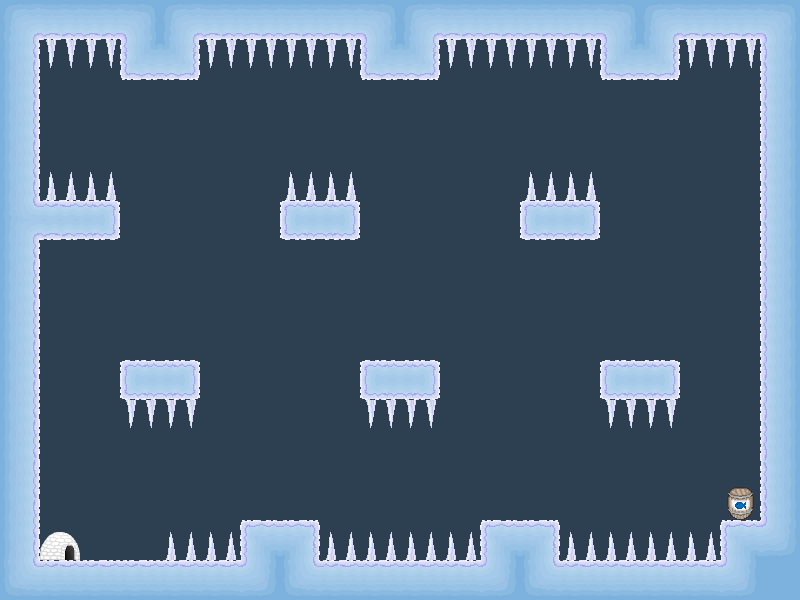

This is a level from a 2D game, rendered from its Tiled map with the project's own tilesets. A one-line summary and the map file follow, with tile-layer data summarised:
An orthogonal 20x15 tile map with 40x40 px tiles, 1 tile layer (textures), 1 hidden layer not drawn, 3 tilesets and 15 objects (13x spikes, mainPlayer, me.LevelEntity).

<map version="1.0" orientation="orthogonal" width="20" height="15" tilewidth="40" tileheight="40" backgroundcolor="#2c4052">
 <tileset firstgid="1" name="solid" tilewidth="40" tileheight="40">
  <image source="tilesets/solid.png" width="40" height="40" />
  <tile id="0">
   <properties>
    <property name="type" value="solid" />
   </properties>
  </tile>
 </tileset>
 <tileset firstgid="2" name="textures" tilewidth="40" tileheight="40">
  <image source="tilesets/textures.png" width="160" height="480" />
 </tileset>
 <tileset firstgid="50" name="objects" tilewidth="40" tileheight="40">
  <image source="tilesets/objects.png" width="160" height="120" />
 </tileset>
 <layer name="textures" width="20" height="15">
  <data>[300 cells, 125 non-empty, 21 distinct tile ids]</data>
 </layer>
 <objectgroup color="#00ff00" name="Entities" width="20" height="15">
  <object name="mainPlayer" x="80" y="520" width="40" height="40" />
  <object name="me.LevelEntity" x="720" y="480" width="40" height="40" />
 </objectgroup>
 <objectgroup color="#ff0000" name="EnemyEntities" width="20" height="15">
  <object name="spikes" x="40" y="40" width="80" height="40" />
  <object name="spikes" x="680" y="40" width="80" height="40" />
  <object name="spikes" x="120" y="400" width="80" height="40" />
  <object name="spikes" x="360" y="400" width="80" height="40" />
  <object name="spikes" x="600" y="400" width="80" height="40" />
  <object name="spikes" x="40" y="160" width="80" height="40" />
  <object name="spikes" x="280" y="160" width="80" height="40" />
  <object name="spikes" x="520" y="160" width="80" height="40" />
  <object name="spikes" x="160" y="520" width="80" height="40" />
  <object name="spikes" x="320" y="520" width="160" height="40" />
  <object name="spikes" x="560" y="520" width="160" height="40" />
  <object name="spikes" x="200" y="40" width="160" height="40" />
  <object name="spikes" x="440" y="40" width="160" height="40" />
 </objectgroup>
 <layer name="collision" width="20" height="15" visible="0">
  <data>[300 cells, 89 non-empty, 1 distinct tile ids]</data>
 </layer>
</map>
